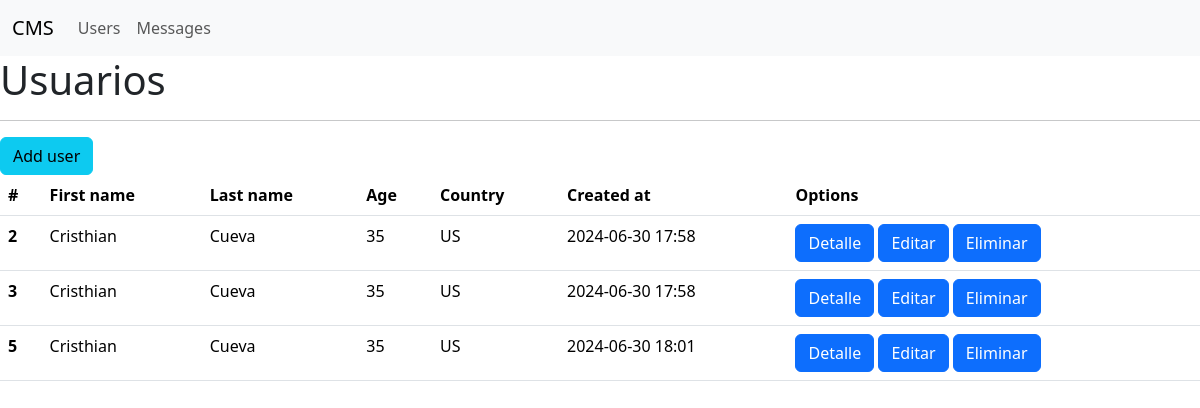
Screenshot of /users with the database file from the repository.
### main.py (models this page shows, shortened)
class User(db.Model):
    __tablename__ = "users"
    id = db.Column(db.Integer, primary_key=True)
    first_name = db.Column(db.String(150))
    last_name = db.Column(db.String(150))
    age = db.Column(db.Integer)
    country = db.Column(db.String(50))
    created_at = db.Column(db.DateTime(timezone=True), server_default=func.now())

### main.py (the view)
@app.route("/users")
def users():
    users_data = User.query.all()
    return render_template("users.html", users=users_data)

### templates/users.html (shortened to what this page needs)
{% extends 'base.html' %}
{% block content %}
<h1>Usuarios</h1>
<hr>
<a href="{{ url_for('users_add') }}" class="btn btn-info">Add user</a>
<table class="table">
    <thead>
      <tr>
        <th scope="col">#</th>
        <th scope="col">First name</th>
        <th scope="col">Last name</th>
        <th scope="col">Age</th>
        <th scope="col">Country</th>
        <th scope="col">Created at</th>
        <th scope="col">Options</th>
      </tr>
    </thead>
    <tbody>
      {% for user in users %}
      <tr>
        <th scope="row">{{ user.id }}</th>
        <td>{{ user.first_name }}</td>
        <td>{{ user.last_name }}</td>
        <td>{{ user.age }}</td>
        <td>{{ user.country }}</td>
        <td>{{ user.created_at.strftime("%Y-%m-%d %H:%M") }}</td>
        <td>
            <a href="{{ url_for('users_by_id', id=user.id) }}" class="btn btn-primary">Detalle</a>
            <a href="{{ url_for('users_edit_by_id', id=user.id) }}" class="btn btn-primary">Editar</a>
            <a href="{{ url_for('users_delete_by_id', id=user.id) }}" class="btn btn-primary">Eliminar</a>
        </td>
      </tr>
      {% endfor %}
    </tbody>
  </table>
{% endblock %}

### templates/base.html (shortened to what this page needs)
<!doctype html>
<html lang="en">
  <head>
    <link href="https://cdn.jsdelivr.net/npm/bootstrap@5.3.3/dist/css/bootstrap.min.css" rel="stylesheet">
  </head>
  <body>
    <nav class="navbar navbar-expand-lg bg-body-tertiary">
        <div class="container-fluid">
          <a class="navbar-brand" href="{{ url_for('index') }}">CMS</a>
          <div class="collapse navbar-collapse" id="navbarSupportedContent">
            <ul class="navbar-nav me-auto mb-2 mb-lg-0">
              <li class="nav-item">
                <a class="nav-link" href="{{ url_for('users') }}">Users</a>
              </li>
              <li class="nav-item">
                <a class="nav-link" href="#">Messages</a>
              </li>
            </ul>
          </div>
        </div>
      </nav>
    {% block content %}
    {% endblock %}
  </body>
</html>

### rows the page displays
User: id "2", first_name "Cristhian", last_name "Cueva", age "35", country "US", created_at "2024-06-30 17:58"
User: id "3", first_name "Cristhian", last_name "Cueva", age "35", country "US", created_at "2024-06-30 17:58"
User: id "5", first_name "Cristhian", last_name "Cueva", age "35", country "US", created_at "2024-06-30 18:01"
